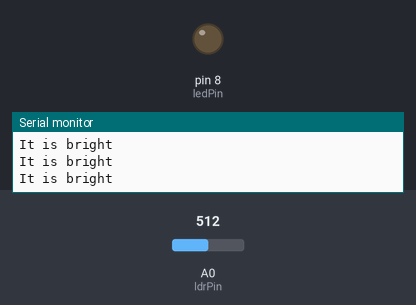
Recording of a sketch running on a simulated Arduino Uno, built with avr-gcc and run on an emulated ATmega328P. On the bench: output pins drawn as LEDs (lit = HIGH), the last lines printed to the serial monitor. The inputs (shaded band) are chosen by the test bench; at power-on: A0 (ldrPin) = 512.

Above: at 1.2 s.
1.3 s: A0 (ldrPin) set to 410
4.3 s: A0 (ldrPin) set to 382
At 4.6 s:
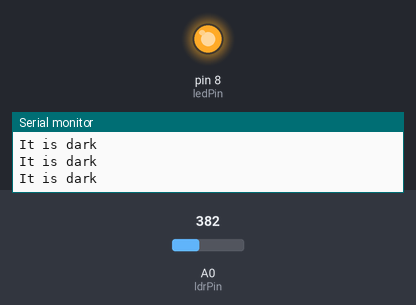
Timing chart, 0 to 7.3 s (numbered marks = the images above; inputs shaded):
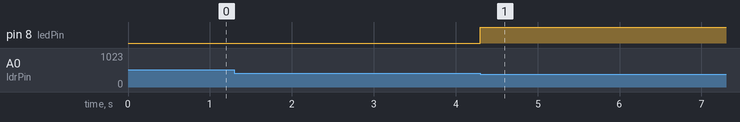

The sketch:

WindowP.ino
```cpp
const int ldrPin = A0;
const int ledPin = 8;

void setup()
{
  Serial.begin(9600);
  pinMode(ldrPin, INPUT);
  pinMode(ledPin, OUTPUT);
}
void loop()
{
  int ldrStatus = analogRead(ldrPin);

  if (ldrStatus <= 400) {
    digitalWrite(ledPin, HIGH);
    Serial.println("It is dark");
  } else {

    digitalWrite(ledPin, LOW);
    Serial.println("It is bright");
  }
}
```

Measured:
- the behaviour switches between 401 and 400 on A0 (ldrPin) (found by bisection; images 0 and 1)
- after the input at 4.3 s, pin 8 (ledPin): LOW → HIGH at once
